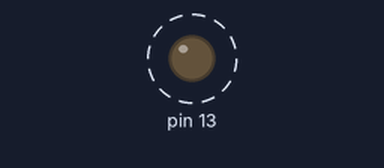
A sketch run on a simulated Arduino Uno, built with avr-gcc and run on an emulated ATmega328P. Shown: output pins drawn as LEDs (lit = HIGH). Dashed ring = blinking.

Above: at 0.5 s.
Timing chart, 0 to 4.6 s (numbered marks = the images above):
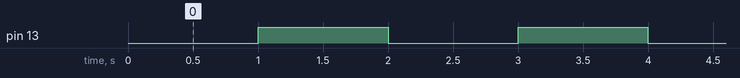

The sketch:

interrupt_2.ino
```cpp
// https://www.instructables.com/id/Arduino-Timer-Interrupts/

/*
timer prescaler summary :
    CSn2:CSn0	-------	prescale ------
		timer0	timer1	timer2
	1	1	1	1
	2	8	8	8
	3	64	64	32
	4	256	256	64
	5	1024	1024	128
	6			256
	7			1024

*/

// set timer0 interrupt with 64 prescaler
void timer0_init( unsigned char period ) {
  cli();    // stop interrupts
  TCCR0A = TCCR0B = 0;  // reset all
  TCNT0  = 0;           // reset counter
  OCR0A = period - 1;   // compare match register
  TCCR0A |= (1 << WGM01); // turn on CTC mode
  TCCR0B |= (1 << CS01) | (1 << CS00);  // 64 prescaler
  TIMSK0 |= (1 << OCIE0A);  // enable timer compare interrupt
  sei();    // allow interrupts
}

// set timer1 interrupt with 1024 prescaler
void timer1_init( unsigned int period ) {
  cli();
  TCCR1A = TCCR1B = 0;
  TCNT1  = 0;
  OCR1A = period - 1;
  TCCR1B |= (1 << WGM12);
  TCCR1B |= (1 << CS12) | (1 << CS10);  // 1024 prescaler
  TIMSK1 |= (1 << OCIE1A);
  sei();
  }

// set timer2 interrupt with 8 prescaler
void timer2_init( unsigned char period ) {
  cli();
  TCCR2A = TCCR2B = 0;
  TCNT2  = 0;
  OCR2A = period - 1;
  TCCR2A |= (1 << WGM21);
  TCCR2B |= (1 << CS21);   // 8 prescaler
  TIMSK2 |= (1 << OCIE2A);
  sei();
  }


ISR( TIMER1_COMPA_vect ) {    // timer1 interrupt pin 13 (LED)
  static unsigned char toggle1 = 0;
  if (toggle1){
    digitalWrite(13,HIGH);
    toggle1 = 0;
  }
  else{
    digitalWrite(13,LOW);
    toggle1 = 1;
  }
}

void setup() {
pinMode( 13, OUTPUT );
digitalWrite(13,HIGH);
timer1_init( 15624 );
}

void loop() {
  // put your main code here, to run repeatedly:

}
```

Measured:
- by itself, pin 13: alternates HIGH for 1.0 s and LOW for 1.0 s
